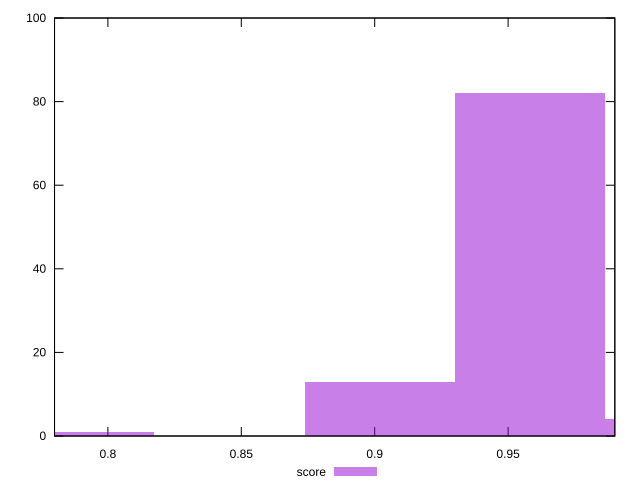

Here is the gnuplot script that generated this plot:
reset

$score <<EOF
0.9019263738656225 13
0.7891855771324197 1
1.0146671705988253 4
0.9582967722322239 82
EOF

set key outside below
set boxwidth 0.056370398366601404
set xrange [0.78:0.99]
set yrange [0:100]
set trange [0:100]
set style fill transparent solid 0.5 noborder
set terminal svg size 640, 490 enhanced background rgb 'white'
set output "report_00019_2021-02-10T18-14-37.922Z//bootup-time/samples/pages/score/histogram.svg"

plot $score title "score" with boxes

reset
